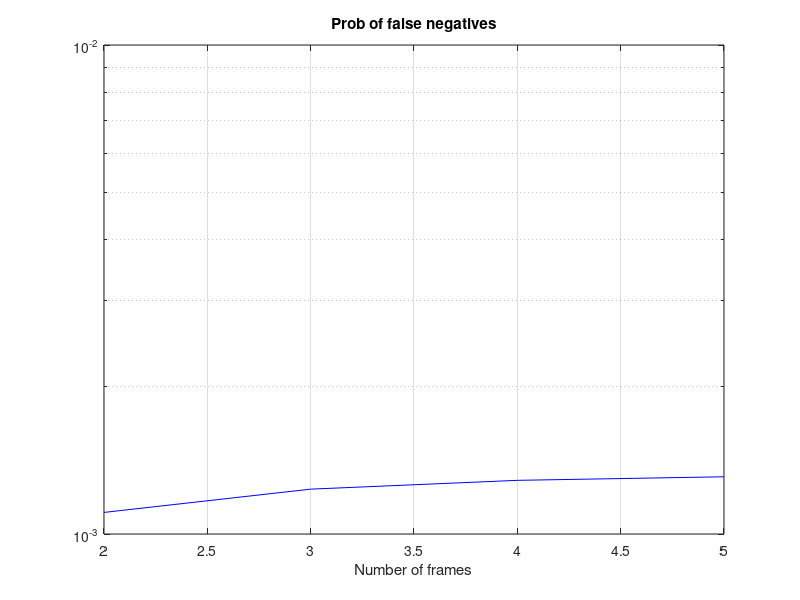

The MATLAB script that drew this image:
% sempre erros                     -> intereferencia
% se pelo menos um nao tiver erros -> normal

% falso positivo -> recebe todos com erro e está no normal
% falso negativo -> recebe pelo menos um sem erro e está no intereferencia

%% 5a)

frameSize = (64 * 8);

% normal state
state6 = 1 / (1 + 8/600 + (8/600) * (5/200) + (8/600) * (5/200) * (2/50) + (8/600) * (5/200) * (2/50) * (1/5));
state5 = (8/600) / (1 + (8/600) + (8/600)*(5/200) + (8/600)*(5/200)*(2/50) + (8/600)*(5/200)*(2/50)*(1/5));
state4 = ((8/600)*(5/200)) / (1 + (8/600) + (8/600)*(5/200) + (8/600)*(5/200)*(2/50) + (8/600)*(5/200)*(2/50)*(1/5));

% intereference state
state3 = ((8/600)*(5/200)*(2/50)) / (1 + (8/600) + (8/600)*(5/200) + (8/600)*(5/200)*(2/50) + (8/600)*(5/200)*(2/50)*(1/5));
state2 = ((8/600)*(5/200)*(2/50)*(1/5)) / (1 + (8/600) + (8/600)*(5/200) + (8/600)*(5/200)*(2/50) + (8/600)*(5/200)*(2/50)*(1/5));

probEestado6 = 1 - ( 1 * (10^-6)^0 * (1-(10^-6)) ^ frameSize );
probEestado5 = 1 - ( 1 * (10^-5)^0 * (1-(10^-5)) ^ frameSize );
probEestado4 = 1 - ( 1 * (10^-4)^0 * (1-(10^-4)) ^ frameSize );
probEestado3 = 1 - ( 1 * (10^-3)^0 * (1-(10^-3)) ^ frameSize );
probEestado2 = 1 - ( 1 * (10^-2)^0 * (1-(10^-2)) ^ frameSize );

probFalsePositives = [0,0,0,0];
i = 1;
for n = 2:1:5
    n6 = probEestado6 ^ n;
    n5 = probEestado5 ^ n;
    n4 = probEestado4 ^ n;
    n3 = probEestado3 ^ n;
    n2 = probEestado2 ^ n;

    prob6dadoE = ( n6 .* state6 ) ./ ( ( n6 .* state6 ) + ( n5 .* state5 ) + ( n4 .* state4 ) + ( n3 .* state3 ) + ( n2 .* state2 ) )
    prob5dadoE = ( n5 .* state5 ) ./ ( ( n6 .* state6 ) + ( n5 .* state5 ) + ( n4 .* state4 ) + ( n3 .* state3 ) + ( n2 .* state2 ) )
    prob4dadoE = ( n4 .* state4 ) ./ ( ( n6 .* state6 ) + ( n5 .* state5 ) + ( n4 .* state4 ) + ( n3 .* state3 ) + ( n2 .* state2 ) )

    probNdadoE = ( prob6dadoE + prob5dadoE + prob4dadoE)


    probFalsePositives(i) = probNdadoE
    i = i + 1;
end


figure(1)

semilogy(linspace(2,5,4), probFalsePositives * 100, 'b-')
grid on
title('Prob of false positives')
xlabel('Number of frames')

%%

%% 5b)

frameSize = (64 * 8);

% normal state
state6 = 1 / (1 + 8/600 + (8/600) * (5/200) + (8/600) * (5/200) * (2/50) + (8/600) * (5/200) * (2/50) * (1/5));
state5 = (8/600) / (1 + (8/600) + (8/600)*(5/200) + (8/600)*(5/200)*(2/50) + (8/600)*(5/200)*(2/50)*(1/5));
state4 = ((8/600)*(5/200)) / (1 + (8/600) + (8/600)*(5/200) + (8/600)*(5/200)*(2/50) + (8/600)*(5/200)*(2/50)*(1/5));

% intereference state
state3 = ((8/600)*(5/200)*(2/50)) / (1 + (8/600) + (8/600)*(5/200) + (8/600)*(5/200)*(2/50) + (8/600)*(5/200)*(2/50)*(1/5));
state2 = ((8/600)*(5/200)*(2/50)*(1/5)) / (1 + (8/600) + (8/600)*(5/200) + (8/600)*(5/200)*(2/50) + (8/600)*(5/200)*(2/50)*(1/5));

probEestado6 = 1 - ( 1 * (10^-6)^0 * (1-(10^-6)) ^ frameSize );
probEestado5 = 1 - ( 1 * (10^-5)^0 * (1-(10^-5)) ^ frameSize );
probEestado4 = 1 - ( 1 * (10^-4)^0 * (1-(10^-4)) ^ frameSize );
probEestado3 = 1 - ( 1 * (10^-3)^0 * (1-(10^-3)) ^ frameSize );
probEestado2 = 1 - ( 1 * (10^-2)^0 * (1-(10^-2)) ^ frameSize );

probFalsePositives = [0,0,0,0];
i = 1;
for n = 2:1:5
    n6 = 1 - probEestado6 ^ n;
    n5 = 1 - probEestado5 ^ n;
    n4 = 1 - probEestado4 ^ n;
    n3 = 1 - probEestado3 ^ n;
    n2 = 1 - probEestado2 ^ n;

    prob3dadoE = ( n3 .* state3 ) ./ ( ( n6 .* state6 ) + ( n5 .* state5 ) + ( n4 .* state4 ) + ( n3 .* state3 ) + ( n2 .* state2 ) )
    prob2dadoE = ( n2 .* state2 ) ./ ( ( n6 .* state6 ) + ( n5 .* state5 ) + ( n4 .* state4 ) + ( n3 .* state3 ) + ( n2 .* state2 ) )

    probIdadoE = ( prob3dadoE + prob2dadoE)


    probFalseNegatives(i) = probIdadoE
    i = i + 1;
end




semilogy(linspace(2,5,4), probFalseNegatives * 100, 'b-')
grid on
title('Prob of false negatives')
xlabel('Number of frames')




